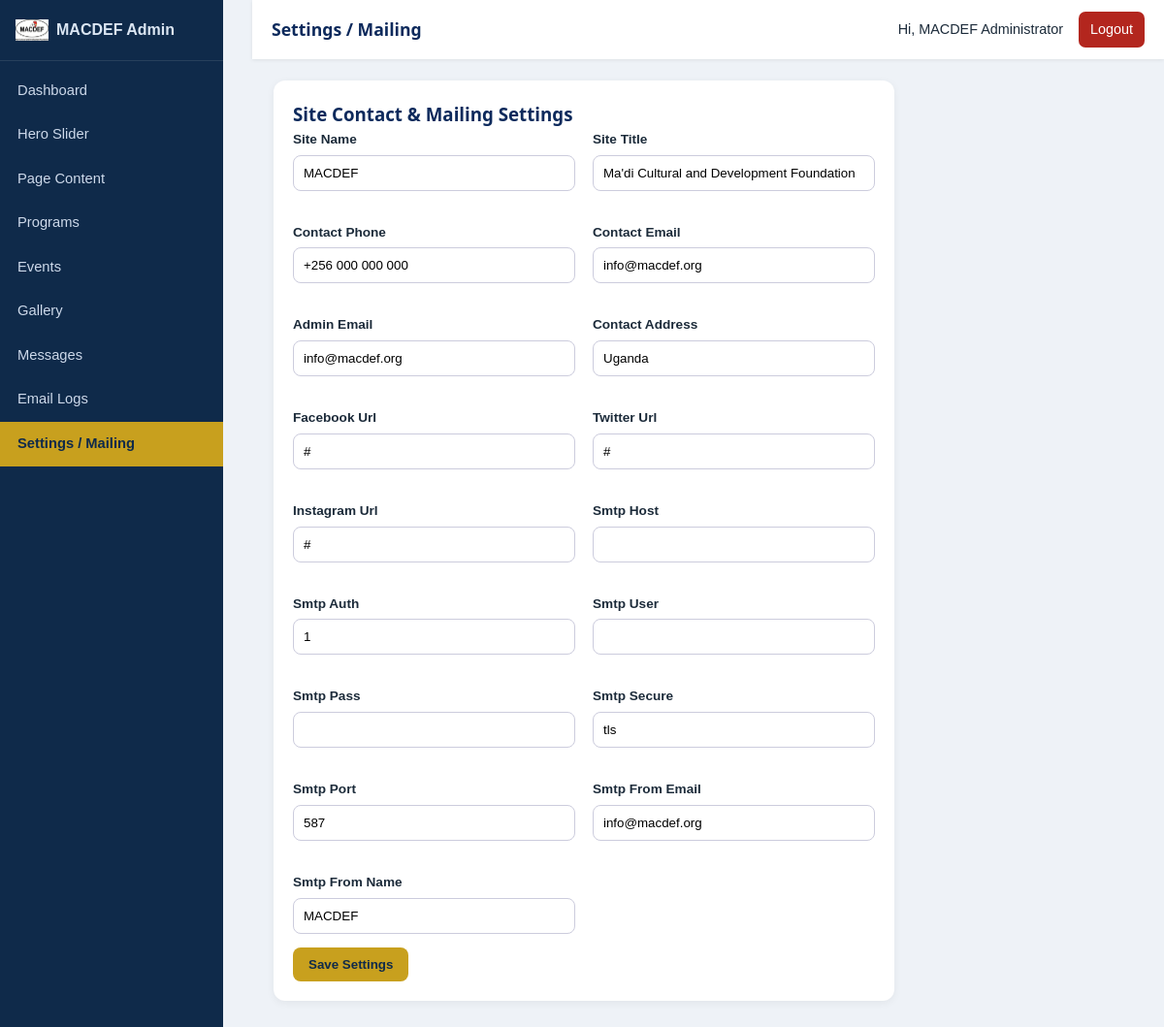
Screenshot of /admin/settings.php (signed in) with the database file from the repository.
### tables this page shows
CREATE TABLE IF NOT EXISTS settings (id INT AUTO_INCREMENT PRIMARY KEY, setting_key VARCHAR(100) NOT NULL UNIQUE, setting_value TEXT NULL, updated_at TIMESTAMP DEFAULT CURRENT_TIMESTAMP ON UPDATE CURRENT_TIMESTAMP);

### includes/functions.php (called while the page is built, shortened)
<?php
function e($data){ return htmlspecialchars((string)$data, ENT_QUOTES, 'UTF-8'); }
?>

### includes/db.php (called while the page is built, shortened)
<?php
$pdo = null;
try {
    $port = defined('DB_PORT') && DB_PORT !== '' ? ';port=' . DB_PORT : '';
    $dsn = 'mysql:host=' . DB_HOST . $port . ';dbname=' . DB_NAME . ';charset=utf8mb4';
    $pdo = new PDO($dsn, DB_USER, DB_PASS, [
        PDO::ATTR_ERRMODE => PDO::ERRMODE_EXCEPTION,
        PDO::ATTR_DEFAULT_FETCH_MODE => PDO::FETCH_ASSOC,
        PDO::ATTR_EMULATE_PREPARES => false,
    ]);
} catch (PDOException $e) { $pdo = null; }
function getSetting($key, $default = '') {
    global $pdo; if (!$pdo) return $default;
    try { $stmt = $pdo->prepare('SELECT setting_value FROM settings WHERE setting_key = ? LIMIT 1'); $stmt->execute([$key]); $r=$stmt->fetch(); return $r ? $r['setting_value'] : $default; } catch (PDOException $e) { return $default; }
}
?>

### admin/settings.php (the view, shortened to what this page needs)
<?php require_once dirname(__DIR__).'/includes/auth.php'; require_login();
$keys=['site_name','site_title','contact_phone','contact_email','admin_email','contact_address','facebook_url','twitter_url','instagram_url','smtp_host','smtp_auth','smtp_user','smtp_pass','smtp_secure','smtp_port','smtp_from_email','smtp_from_name'];
$pageTitle='Settings / Mailing'; include __DIR__.'/includes/header.php'; $flash=$_SESSION['flash']??'';$err=$_SESSION['flash_err']??'';unset($_SESSION['flash'],$_SESSION['flash_err']); ?>
<form method="post" class="panel resource-form"><?= csrf_field() ?><h3>Site Contact & Mailing Settings</h3><div class="form-grid">
<?php foreach($keys as $k):?><div class="form-field"><label><?= e(ucwords(str_replace('_',' ',$k))) ?></label><input type="<?= $k==='smtp_pass'?'password':'text' ?>" name="<?= e($k) ?>" value="<?= e(getSetting($k,'')) ?>"></div><?php endforeach;?></div><button class="btn-primary">Save Settings</button></form>
<?php include __DIR__.'/includes/footer.php'; ?>

### css/admin.css (style rules this page uses)
:root { --navy:#0d2a5c;--navy-dark:#081d42;--navy-light:#16407f;--gold:#f5b324;--gold-dark:#d8990a; --green:#2b8a3e;--red:#e8453c;--sky:#1ba7e0;--ink:#21303f;--muted:#5d6b7a;--line:#e4e8ee; --bg-soft:#f4f7fb;--radius:14px;--shadow:0 12px 32px rgba(13,42,92,.10);--shadow-sm:0 6px 18px rgba(13,42,92,.08); --font-head:'Poppins','Segoe UI',sans-serif;--font-body:'Segoe UI',Roboto,Helvetica,Arial,sans-serif; }
* { box-sizing:border-box;margin:0;padding:0 }
body { font-family:var(--font-body);color:var(--ink);background:var(--bg-soft);line-height:1.6 }
h1,h2,h3,h4 { font-family:var(--font-head);color:var(--navy) }
.btn-primary { background:var(--gold);color:var(--navy-dark) }
.panel { background:#fff;border-radius:var(--radius);box-shadow:var(--shadow-sm);margin-bottom:24px }
.form-grid { display:grid;grid-template-columns:1fr 1fr;gap:18px }
.admin-body { margin:0;background:#eef2f7;font-family:Arial,Helvetica,sans-serif;color:#1c2b3a }
.panel { background:#fff;border-radius:12px;padding:18px;box-shadow:0 2px 8px rgba(0,0,0,.06) }
.panel h3 { margin-top:0 }
.btn-primary { background:#c8a01e;color:#0f2a4a;border:0;padding:10px 16px;border-radius:8px;font-weight:700;cursor:pointer;text-decoration:none;display:inline-block }
.resource-form { background:#fff;border-radius:12px;padding:20px;margin-bottom:22px;box-shadow:0 2px 8px rgba(0,0,0,.06);max-width:640px }
.resource-form h3 { margin-top:0 }
.form-field { margin-bottom:14px;display:flex;flex-direction:column }
.form-field label { font-weight:600;font-size:.85rem;margin-bottom:5px }
.form-field input,.form-field textarea,.form-field select { padding:10px;border:1px solid #ccd;border-radius:8px;font-family:inherit }

### rows the page displays
settings: site_name "MACDEF"
settings: site_title "Ma'di Cultural and Development Foundation"
settings: contact_phone "+256 000 000 000"
settings: contact_email "info@macdef.org"
settings: admin_email "info@macdef.org"
settings: contact_address "Uganda"
settings: facebook_url "#"
settings: twitter_url "#"
settings: instagram_url "#"
settings: smtp_auth "1"
settings: smtp_secure "tls"
settings: smtp_port "587"
settings: smtp_from_email "info@macdef.org"
settings: smtp_from_name "MACDEF"

### other values shown
$pageTitle "Settings / Mailing"
$admin['name'] "MACDEF Administrator"
str_replace('_',' ',$k) "Site Name"
str_replace('_',' ',$k) "Site Title"
str_replace('_',' ',$k) "Contact Phone"
str_replace('_',' ',$k) "Contact Email"
str_replace('_',' ',$k) "Admin Email"
str_replace('_',' ',$k) "Contact Address"
str_replace('_',' ',$k) "Facebook Url"
str_replace('_',' ',$k) "Twitter Url"
str_replace('_',' ',$k) "Instagram Url"
str_replace('_',' ',$k) "Smtp Host"
str_replace('_',' ',$k) "Smtp Auth"
str_replace('_',' ',$k) "Smtp User"
str_replace('_',' ',$k) "Smtp Pass"
